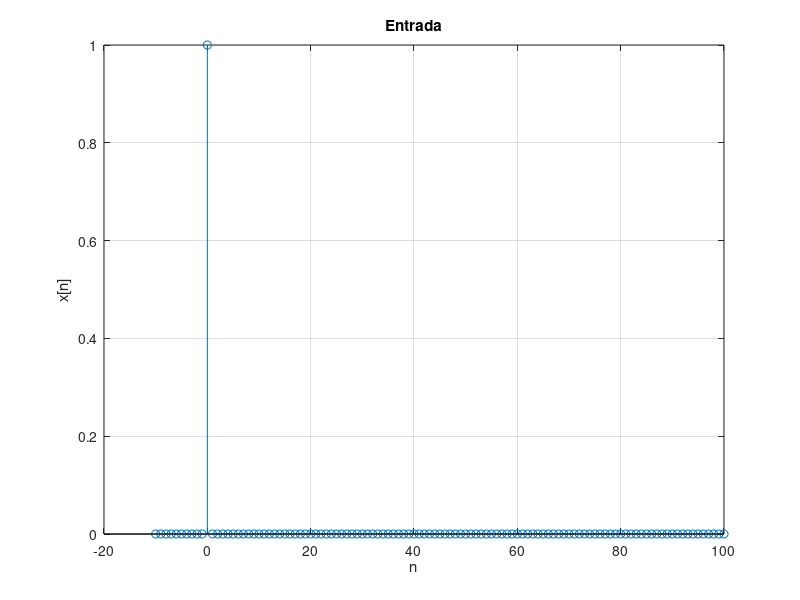
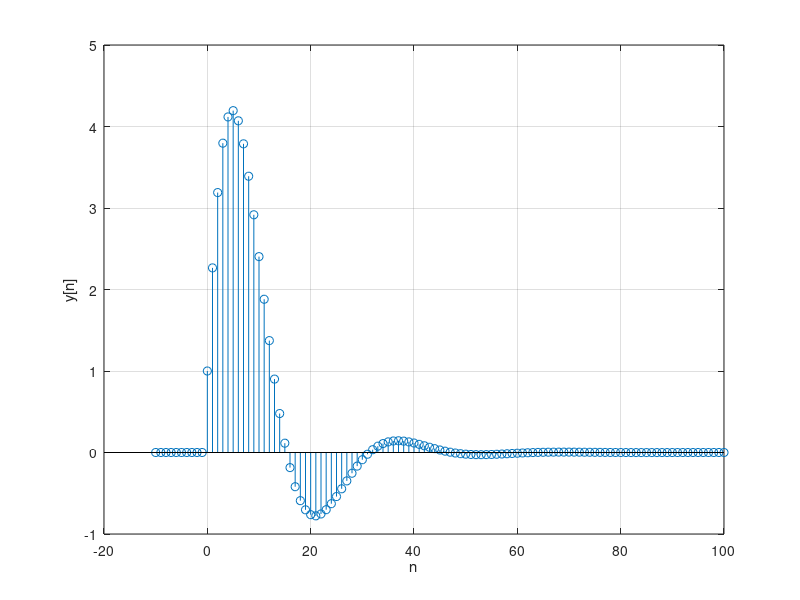

Source code (MATLAB) for these figures, in order:
clear;clf;clc;

n1=-10;
n2=100;
n = n1:n2;
N = length(n);

A=[1 -1.8*cos(pi/16) 0.81];
B=[1 0.5];

x=[zeros(1,N-n2-1) 1 zeros(1,N+n1-1)];
#x=[10 ceros,1,0.5,99 ceros]

y=filter(B, A, x)

figure(1),
stem(n,x);grid;
title('Entrada');
xlabel('n');ylabel('x[n]');

figure(2),
stem(n,y);grid;
xlabel('n'); ylabel('y[n]');


